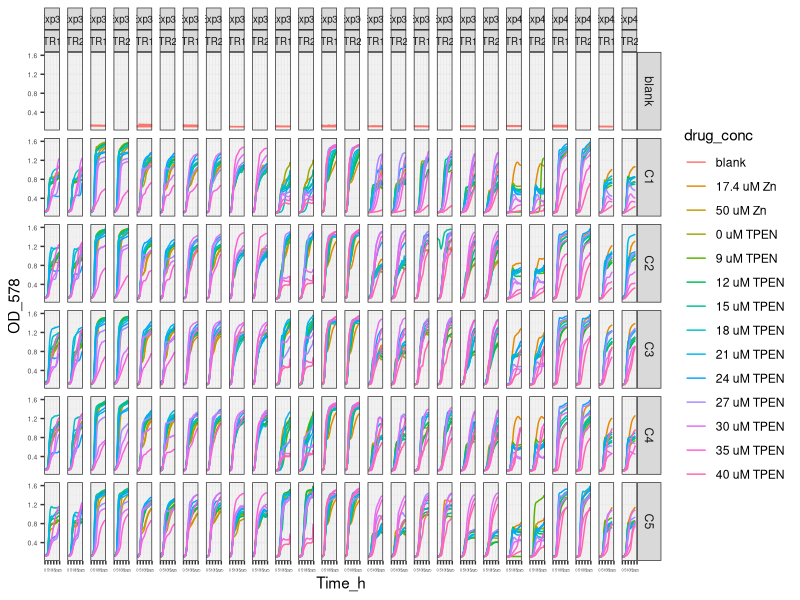
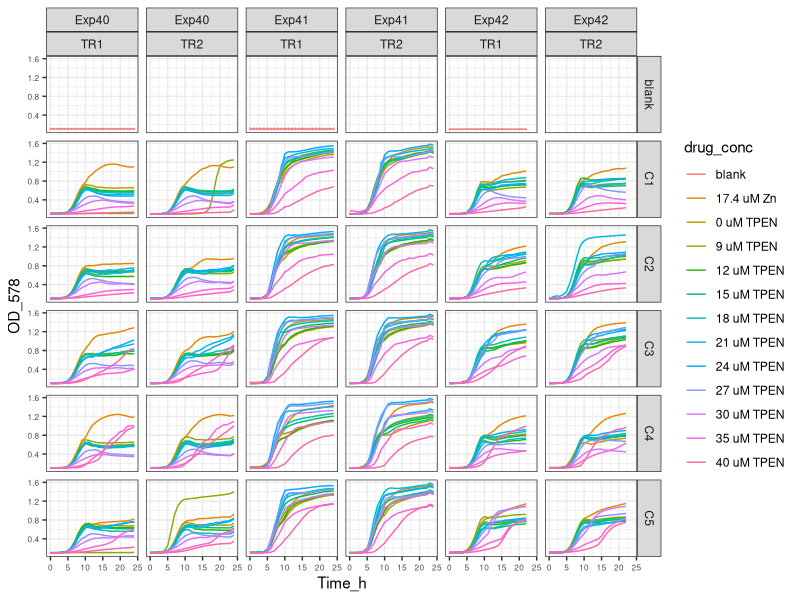
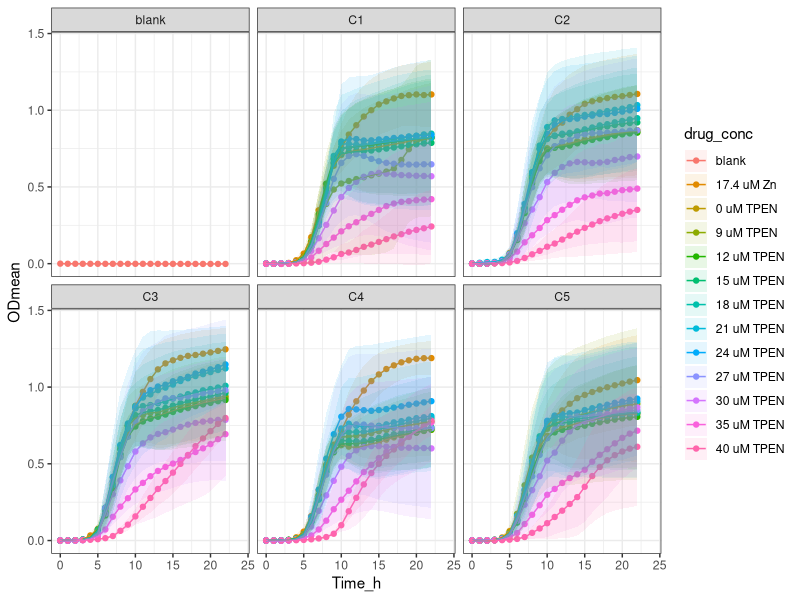
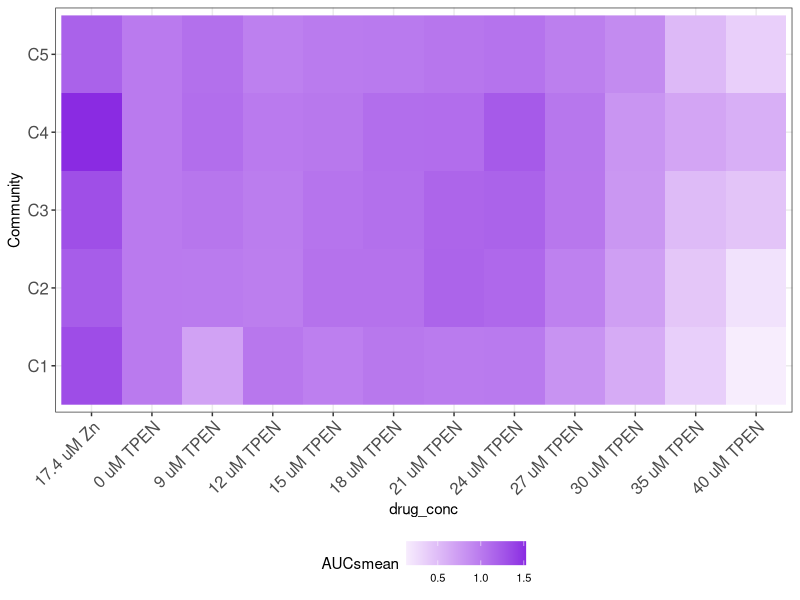
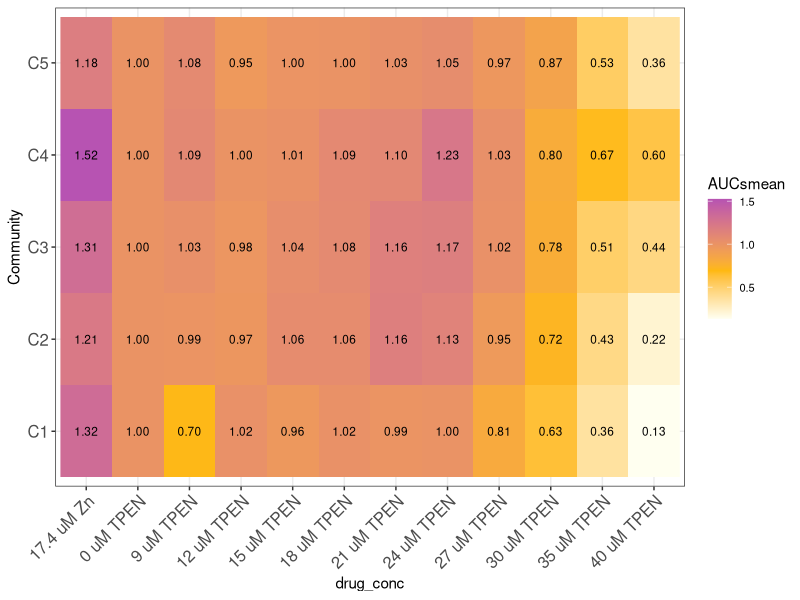

The R source for these figures, in order:
setwd("~/ITQB/Plate readings")

library(tidyverse)
library(dbplyr) 
library(readxl)

Exps <- Exps_30_42  <- read_excel("ODs_communities_exp_days.xlsx")
# View(Exps)

Exps_v1 <- Exps %>%
  pivot_longer(names_to = "Condition", values_to = "OD_578", cols = -Time_h)
# Exps_v1
# View(Exps_v1)


Exps_v2 <- separate(Exps_v1, Condition, 
                     c("Exp_day",
                       "Community",
                       "Transfer_medium",
                       "Zn_condition", 
                       "Tech_Repl",
                       "Biol_Repl",
                       "drug_conc",
                       "Well_number"), 
                     sep = "_", remove = FALSE,
                     convert = FALSE)
# View(Exps_v2)

Exps_v2$OD_578 <- as.numeric (Exps_v2$OD_578) #Because OD_578 values are character


Exps_v2$Community <- factor(Exps_v2$Community, levels = c("control",
                                                            "C1",
                                                            "C2",
                                                            "C3",
                                                            "C4",
                                                            "C5"))

Exps_v2$drug_conc <- factor(Exps_v2$drug_conc, levels = c("nodrug",
                                                          "1.74",
                                                          "10",
                                                          "0",
                                                          "1.8",
                                                          "2.4",
                                                          "3.0",
                                                          "3.6",
                                                          "4.2",
                                                          "4.8",
                                                          "5.4",
                                                          "6.0",
                                                          "7.0",
                                                          "8.0"))

Exps_v2 <- Exps_v2 %>% mutate(drug_conc =  recode (drug_conc,
                                                   "nodrug" = "blank",
                                                   "1.74" = "17.4 uM Zn",
                                                   "10" = "50 uM Zn",
                                                   "0" = "0 uM TPEN",
                                                   "1.8" = "9 uM TPEN",
                                                   "2.4" = "12 uM TPEN",
                                                   "3.0" = "15 uM TPEN",
                                                   "3.6" = "18 uM TPEN",
                                                   "4.2" = "21 uM TPEN",
                                                   "4.8" = "24 uM TPEN",
                                                   "5.4" = "27 uM TPEN",
                                                   "6.0" = "30 uM TPEN",
                                                   "7.0" = "35 uM TPEN",
                                                   "8.0" = "40 uM TPEN"))

Exps_v2 <- Exps_v2 %>% mutate(Community =  recode (Community,
                                                   "control" = "blank"))

Exps_v2 <- Exps_v2 %>% mutate(Tech_Repl =  recode (Tech_Repl,
                                                   "TechRep1" = "TR1",
                                                   "TechRep2" = "TR2",
                                                   "TechRep3" = "TR3"))

Exps_v2$Exp_day <- factor(Exps_v2$Exp_day, levels = c("Exp30",
                                                      "Exp31",
                                                      "Exp32",
                                                      "Exp33",
                                                      "Exp34",
                                                      "Exp35",
                                                      "Exp36",
                                                      "Exp37",
                                                      "Exp38",
                                                      "Exp39",
                                                      "Exp40",
                                                      "Exp41",
                                                      "Exp42"))



filtered_data <- Exps_v2 %>%
  filter(!(Exp_day == "Exp38" & Community == "C2" & Tech_Repl == "TechRep2" & drug_conc == "15uM"),
         !(Exp_day %in% c("Exp30", "Exp31", "Exp32", "Exp33", "Exp34", "Exp35", "Exp36", "Exp37", "Exp38", "Exp39")),
         !(Exp_day == "Exp40" & drug_conc == "9uM"))

# Exp30 presented very strange results, growth curves didn't make sense
# Exp31 presented very high growth probably thanks to contamination of communities
# Exp36 presented growth curves very similar on the beginning (different from other experiments, so we should discard these results)
# Exp40 would present different growth curves than expected because some wells of 96-well plates didn't have the correct volume (A3 and E3), volume wasn't enough), so I'm filtering this concentration
# I selected only the last Exp days, because results seemed to be kind of consistent
## (Communities grew better under Zn conditions than when Zn was chelated by TPEN)

Exps_v2 %>%
  ggplot(aes(x= Time_h, y=OD_578, color = drug_conc)) +
  geom_line() +
  facet_grid (Community ~ Exp_day + Tech_Repl) +
  theme_bw() +
  theme(
    axis.text.x = element_text(size = 3),  # Decrease the size of the numbers on the axes
    axis.text.y = element_text(size = 5),
    strip.text.x = element_text(size = 7)
)

filtered_data %>%
  ggplot(aes(x= Time_h, y=OD_578, color = drug_conc)) +
  geom_line() +
  facet_grid (Community ~ Exp_day + Tech_Repl) +
  theme_bw() +
  theme(
    axis.text.x = element_text(size = 6),
    axis.text.y = element_text(size = 6))

Exps_v3 <- Exps_v2 %>% group_by(Community, Transfer_medium, Zn_condition, Tech_Repl, Biol_Repl, Well_number) %>%
  mutate(blank = Time_h ==0)

Exps_v3 <- filtered_data %>% group_by(Community, Transfer_medium, Zn_condition, Tech_Repl, Biol_Repl, Well_number) %>%
  mutate(blank = Time_h ==0)

# View(Exps_v3)

Exps_v4 <- Exps_v3 %>%
  group_by(Community, Transfer_medium, Zn_condition, Tech_Repl, Biol_Repl, Well_number) %>%
  mutate(OD = OD_578 - OD_578[blank]) %>%
  ungroup()


# View(Exps_v4)

#Obtain the mean and sd
Exps_v5 <- Exps_v4 %>% group_by(Time_h, Community, Transfer_medium, drug_conc) %>%
  summarise(ODmean = mean(OD), sdOD = sd(OD), n())

Exps_v5 <- Exps_v5 %>% mutate(drug_conc =  recode (drug_conc,
                                                   "17.4 uM" = "17.4 uM ZnCl2",
                                                   "50uM" = "50 uM ZnCl2",
                                                   "0uM" = "0 uM TPEN",
                                                   "9uM" = "9 uM TPEN",
                                                   "12uM" = "12 uM TPEN",
                                                   "15uM" = "15 uM TPEN",
                                                   "18uM" = "18 uM TPEN",
                                                   "21uM" = "21 uM TPEN",
                                                   "24uM" = "24 uM TPEN",
                                                   "27uM" = "27 uM TPEN",
                                                   "30uM" = "30 uM TPEN",
                                                   "35uM" = "35 uM TPEN",
                                                   "40uM" = "40 uM TPEN"))

Exps_v5  %>% ggplot(aes(x = Time_h,
             y = ODmean,
             color = drug_conc,
             fill = drug_conc
  )) +
  geom_point() +
  geom_line() +
  geom_ribbon(aes(ymin=ODmean-sdOD, ymax=ODmean+sdOD),
              alpha = 0.1, 
              colour = NA) +
  facet_wrap (Community ~ .) +
  theme_bw()

# Assuming Exps_v4 or Exps_v5 contains your cleaned commmunity's data
# Filter the data to exclude blanks and unnecessary data points

# Ensure OD values are numeric and calculate AUC
Exps_v5$ODmean <- as.numeric(Exps_v5$ODmean)

#To normalize according to 17.4 uM Zn condition
Exps_v4 <- Exps_v4 %>% filter (Community != "blank", drug_conc != "blank") %>% mutate(control = drug_conc == "0 uM TPEN", ODc0 = OD)

# table(Exps_v4$Biol_Repl)

#To determine the function
cumulmin <- function(v) {
  N <- length(v)
  if (N==0) return()
  sapply(1:N, function(i)
    min(v[i:N])
  )
}

#To AUC calculation (including normalization)
determineTimeCutoffs <- function(GCs, decrease = 0.02) {
  GCs_controls <- GCs %>% filter(control) %>% mutate(Time_h = round(Time_h, 0)) %>%
    group_by(Community, Exp_day, Time_h) %>%
    summarise(ODc0 = median(ODc0)) %>% arrange(Time_h) %>%
    group_by(Community, Exp_day) %>% mutate(ODc0_adj = ODc0 + ODc0[n()]*decrease*(Time_h[n()]-Time_h))
  
  GCs_controls %>% group_by(Community, Exp_day) %>% filter(ODc0_adj == max(ODc0_adj)) %>%
    ungroup() %>% select(Community, Exp_day, Time_h) %>% rename(cutoff_time = Time_h)
}

Exps_v4 <- Exps_v4 %>% mutate(f_experiment_number = as.factor(Exp_day))

Exps_v4_control <- Exps_v4 %>% 
  filter(control) %>% 
  group_by(f_experiment_number, Exp_day, Community, Time_h) %>%
  summarise(OD = median(OD))

Exps_v4 <- Exps_v4 %>% mutate (cutoff_time = 20) %>% filter (Time_h <= cutoff_time) %>% select(-cutoff_time)

calcAUC <- function(OD, time) {
  OD <- OD - min(OD)
  N <- length(OD)
  if (N<2) return(NA)
  s1 <- 1:(N-1)
  s2 <- s1 + 1
  sum( (OD[s1] + OD[s2])/2 * (time[s2]-time[s1]) )
}

AUCs <- Exps_v4 %>% group_by(Community,Exp_day,Biol_Repl, Tech_Repl,
                                                 drug_conc, control, Well_number) %>% 
  summarise(AUC = calcAUC(ODc0, Time_h), maxOD = max(ODc0), finalOD = ODc0[n()])


AUCs <-  AUCs %>% group_by(Community,Exp_day) %>% 
  mutate(AUC = AUC / median(AUC[control], na.rm = TRUE))


AUCs_mean <-  AUCs %>%  group_by(Community, drug_conc) %>% 
  summarise (AUCsmean = mean(AUC), sdAUC = sd (AUC), maxODmean = mean (maxOD), sdmax = sd (maxOD), finalODmean = mean(finalOD), sdfinal = sd(finalOD)) %>% ungroup()

AUCs_mean$drug_conc <- factor (AUCs_mean$drug_conc, levels = c(
  "blank", "17.4 uM Zn", "50 uM Zn", "0 uM TPEN", "9 uM TPEN", "12 uM TPEN", "15 uM TPEN", "18 uM TPEN",
  "21 uM TPEN", "24 uM TPEN", "27 uM TPEN", "30 uM TPEN", "35 uM TPEN", "40 uM TPEN"))

AUCs_mean$Community <- factor (AUCs_mean$Community, levels = c(
  "C1", "C2", "C3", "C4", "C5"))
  
# Create the heatmap
AUCs_mean %>%
  ggplot(aes(x = drug_conc, y = Community, fill = AUCsmean)) +
  geom_raster() +
  scale_fill_gradient2(low = "black", high = "blueviolet") +
  theme_bw() +
  theme(
    axis.text.x = element_text(size = 12, angle = 45, hjust = 1),
    axis.text.y = element_text(size = 12),
    legend.position = "bottom",
    legend.text = element_text(size = 8)
  )

AUCs_mean   %>%
  ggplot(aes(drug_conc, Community, fill = AUCsmean)) +
  geom_raster() +
  geom_text(aes(label = sprintf("%.2f", AUCsmean)), color = "black", size = 3) +
  scale_fill_gradientn(colors = c("ivory", "darkgoldenrod1", "blue"), values = c(0, 0.4, 1.4)) +
  theme_bw() +
    theme(
      axis.text.x = element_text(size = 12, angle = 45, hjust = 1),
      axis.text.y = element_text(size = 12),
      legend.text = element_text(size = 8)
  )
